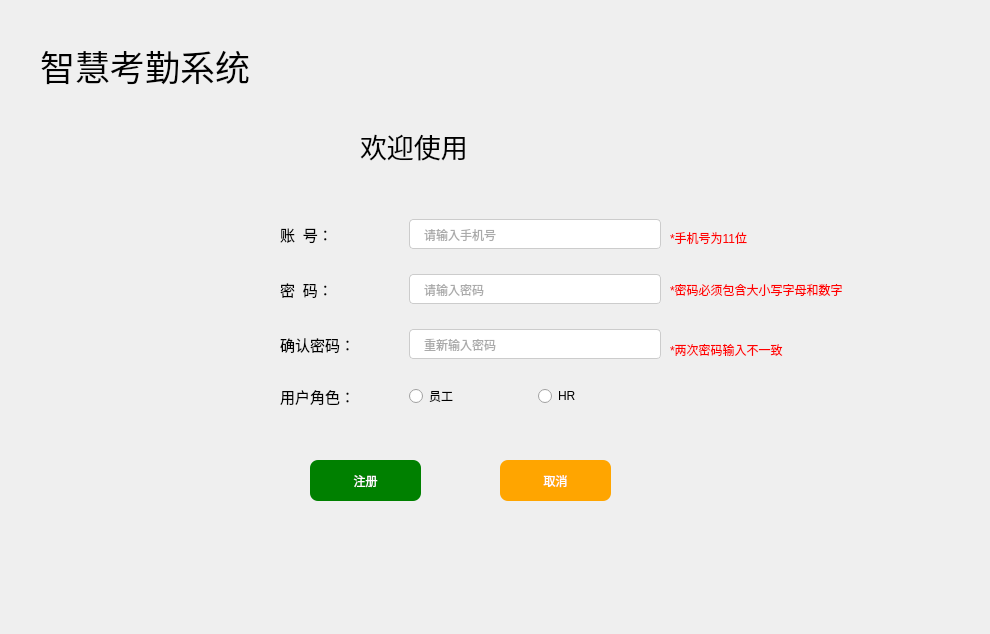
<?xml version="1.0" encoding="UTF-8"?>
<ui version="4.0">
 <class>Form</class>
 <widget class="QWidget" name="Form">
  <property name="geometry">
   <rect>
    <x>0</x>
    <y>0</y>
    <width>990</width>
    <height>634</height>
   </rect>
  </property>
  <property name="windowTitle">
   <string>Form</string>
  </property>
  <widget class="QLabel" name="label">
   <property name="geometry">
    <rect>
     <x>40</x>
     <y>30</y>
     <width>281</width>
     <height>71</height>
    </rect>
   </property>
   <property name="font">
    <font>
     <family>黑体</family>
     <pointsize>26</pointsize>
    </font>
   </property>
   <property name="text">
    <string>智慧考勤系统</string>
   </property>
  </widget>
  <widget class="QLabel" name="label_2">
   <property name="geometry">
    <rect>
     <x>360</x>
     <y>120</y>
     <width>151</width>
     <height>51</height>
    </rect>
   </property>
   <property name="font">
    <font>
     <family>黑体</family>
     <pointsize>20</pointsize>
    </font>
   </property>
   <property name="text">
    <string>欢迎使用</string>
   </property>
  </widget>
  <widget class="QPushButton" name="pushButton_2">
   <property name="geometry">
    <rect>
     <x>500</x>
     <y>460</y>
     <width>111</width>
     <height>41</height>
    </rect>
   </property>
   <property name="styleSheet">
    <string notr="true">background-color:orange;
	color:white;
border:0px;
border-radius:8px;

</string>
   </property>
   <property name="text">
    <string>取消</string>
   </property>
  </widget>
  <widget class="QPushButton" name="pushButton">
   <property name="geometry">
    <rect>
     <x>310</x>
     <y>460</y>
     <width>111</width>
     <height>41</height>
    </rect>
   </property>
   <property name="styleSheet">
    <string notr="true">background-color:green;
	color:white;
border:0px;
border-radius:8px;

</string>
   </property>
   <property name="text">
    <string>注册</string>
   </property>
  </widget>
  <widget class="QWidget" name="layoutWidget">
   <property name="geometry">
    <rect>
     <x>280</x>
     <y>200</y>
     <width>381</width>
     <height>231</height>
    </rect>
   </property>
   <layout class="QGridLayout" name="gridLayout">
    <item row="2" column="1" colspan="2">
     <widget class="QLineEdit" name="lineEdit_2">
      <property name="styleSheet">
       <string notr="true">border:1px solid #ccc;
border-radius:4px;
color:#555;
padding: 6px 12px;
</string>
      </property>
      <property name="inputMask">
       <string/>
      </property>
      <property name="text">
       <string/>
      </property>
      <property name="echoMode">
       <enum>QLineEdit::Password</enum>
      </property>
      <property name="placeholderText">
       <string>请输入密码</string>
      </property>
      <property name="clearButtonEnabled">
       <bool>true</bool>
      </property>
     </widget>
    </item>
    <item row="4" column="2">
     <widget class="QRadioButton" name="radioButton_2">
      <property name="text">
       <string>HR</string>
      </property>
     </widget>
    </item>
    <item row="3" column="1" colspan="2">
     <widget class="QLineEdit" name="lineEdit_3">
      <property name="styleSheet">
       <string notr="true">border:1px solid #ccc;
border-radius:4px;
color:#555;
padding: 6px 12px;
</string>
      </property>
      <property name="inputMask">
       <string/>
      </property>
      <property name="text">
       <string/>
      </property>
      <property name="echoMode">
       <enum>QLineEdit::Password</enum>
      </property>
      <property name="placeholderText">
       <string>重新输入密码</string>
      </property>
      <property name="clearButtonEnabled">
       <bool>true</bool>
      </property>
     </widget>
    </item>
    <item row="0" column="0">
     <widget class="QLabel" name="label_3">
      <property name="font">
       <font>
        <family>黑体</family>
        <pointsize>11</pointsize>
       </font>
      </property>
      <property name="text">
       <string>账  号：</string>
      </property>
     </widget>
    </item>
    <item row="2" column="0">
     <widget class="QLabel" name="label_4">
      <property name="font">
       <font>
        <family>黑体</family>
        <pointsize>11</pointsize>
       </font>
      </property>
      <property name="text">
       <string>密  码：</string>
      </property>
     </widget>
    </item>
    <item row="4" column="1">
     <widget class="QRadioButton" name="radioButton">
      <property name="styleSheet">
       <string notr="true"/>
      </property>
      <property name="text">
       <string>员工</string>
      </property>
     </widget>
    </item>
    <item row="0" column="1" colspan="2">
     <widget class="QLineEdit" name="lineEdit">
      <property name="tabletTracking">
       <bool>false</bool>
      </property>
      <property name="styleSheet">
       <string notr="true"> border:1px solid #ccc;
 border-radius:4px;
 color:#555;
 padding: 6px 12px;
</string>
      </property>
      <property name="inputMask">
       <string/>
      </property>
      <property name="text">
       <string/>
      </property>
      <property name="frame">
       <bool>true</bool>
      </property>
      <property name="dragEnabled">
       <bool>false</bool>
      </property>
      <property name="placeholderText">
       <string>请输入手机号</string>
      </property>
      <property name="clearButtonEnabled">
       <bool>true</bool>
      </property>
     </widget>
    </item>
    <item row="4" column="0">
     <widget class="QLabel" name="label_6">
      <property name="font">
       <font>
        <family>黑体</family>
        <pointsize>11</pointsize>
       </font>
      </property>
      <property name="text">
       <string>用户角色：</string>
      </property>
     </widget>
    </item>
    <item row="3" column="0">
     <widget class="QLabel" name="label_5">
      <property name="font">
       <font>
        <family>黑体</family>
        <pointsize>11</pointsize>
       </font>
      </property>
      <property name="text">
       <string>确认密码：</string>
      </property>
     </widget>
    </item>
   </layout>
  </widget>
  <widget class="QLabel" name="warninglabel">
   <property name="geometry">
    <rect>
     <x>670</x>
     <y>230</y>
     <width>218</width>
     <height>15</height>
    </rect>
   </property>
   <property name="maximumSize">
    <size>
     <width>16777215</width>
     <height>20</height>
    </size>
   </property>
   <property name="styleSheet">
    <string notr="true">color:red
</string>
   </property>
   <property name="text">
    <string>*手机号为11位</string>
   </property>
  </widget>
  <widget class="QLabel" name="warninglabel_2">
   <property name="geometry">
    <rect>
     <x>670</x>
     <y>280</y>
     <width>218</width>
     <height>20</height>
    </rect>
   </property>
   <property name="maximumSize">
    <size>
     <width>16777215</width>
     <height>20</height>
    </size>
   </property>
   <property name="styleSheet">
    <string notr="true">color:red
</string>
   </property>
   <property name="text">
    <string>*密码必须包含大小写字母和数字</string>
   </property>
  </widget>
  <widget class="QLabel" name="warninglabel_3">
   <property name="geometry">
    <rect>
     <x>670</x>
     <y>340</y>
     <width>207</width>
     <height>20</height>
    </rect>
   </property>
   <property name="maximumSize">
    <size>
     <width>16777215</width>
     <height>20</height>
    </size>
   </property>
   <property name="styleSheet">
    <string notr="true">color:red
</string>
   </property>
   <property name="text">
    <string>*两次密码输入不一致</string>
   </property>
  </widget>
 </widget>
 <resources/>
 <connections/>
</ui>
